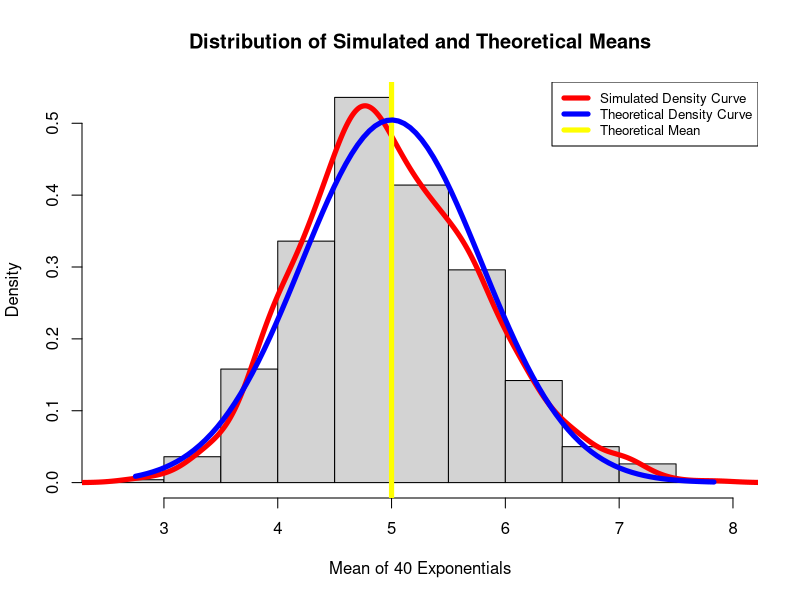
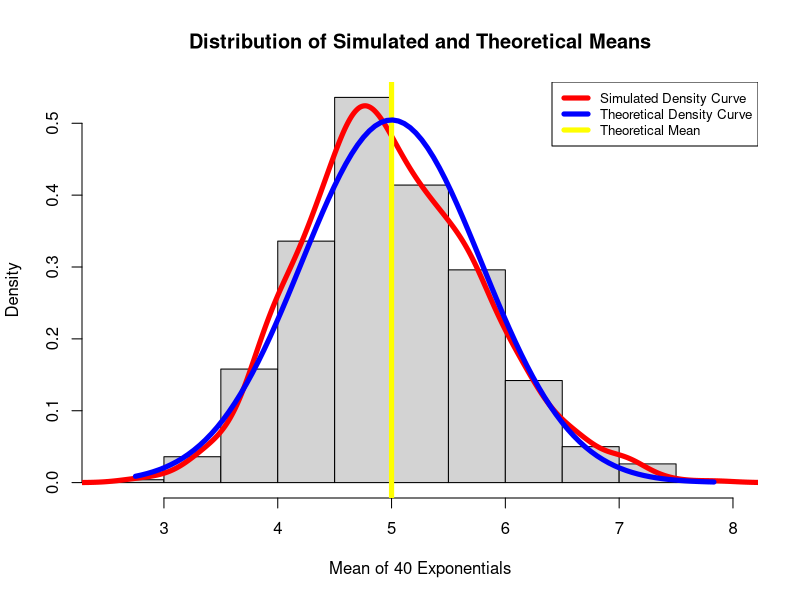

Write the R code that produced these figures, in order.
## ---- chunk 1
library("knitr")
library("plyr")
library("stringr")
library("ggplot2")
require("ggplot2")
opts_chunk$set(echo = TRUE)
opts_chunk$set(cache = TRUE)
opts_chunk$set(warnings = FALSE)
## ---- chunk 2
# Ensure that the random numbers are always the same by setting the seed
set.seed(3890) 
numberOfSimulations <- 1000
numberOfExponentials <- 40
lambda <- 0.2
## ---- chunk 3
simulationSetDF <- data.frame(mean=(numberOfSimulations))
for(simulationIndex in 1:numberOfSimulations){
  thisSimulationSet <- rexp(numberOfExponentials, lambda)
  simulationSetDF[simulationIndex, 1]<-mean(thisSimulationSet)
}
# Sample contents
head(simulationSetDF)
## ---- chunk 4
sampleMean <- mean(simulationSetDF$mean)
## ---- chunk 5
sampleMean
## ---- chunk 6
theoreticalMean <- 1/lambda
## ---- chunk 7
theoreticalMean
## ---- chunk 8
# plot histogram
hist(simulationSetDF$mean, probability = TRUE, main = "Distribution of Simulated and Theoretical Means", xlab = "Mean of 40 Exponentials")

# plot the density curve
lines(density(simulationSetDF$mean), col="red", lwd=5)

# plot theoretical mean
abline(v=theoreticalMean, col="yellow", lwd=5)

# capture first 100 means between the range of simulationSet 
sequenceOfMeans <- seq(min(simulationSetDF$mean), max(simulationSetDF$mean), length=100)

# capture the density
densities <- dnorm(sequenceOfMeans, mean=theoreticalMean, sd=theoreticalMean/sqrt(numberOfExponentials))

# plot theoretical density curve
lines(sequenceOfMeans,densities, col="blue", lwd=5)

# add legend
legend('topright',c('Simulated Density Curve','Theoretical Density Curve','Theoretical Mean'),cex=0.8,col=c('red','blue','yellow'),lty=1,lwd=5)
## ---- chunk 9
# theoretical variance
theoreticalVariance <- ((1/lambda)^2) / numberOfExponentials
## ---- chunk 10
theoreticalVariance
## ---- chunk 11
# sample variance
sampleVariance <- var(simulationSetDF$mean)
## ---- chunk 12
sampleVariance
## ---- chunk 13
# plot histogram
hist(simulationSetDF$mean, probability = TRUE, main = "Distribution of Simulated and Theoretical Means", xlab = "Mean of 40 Exponentials")

# plot the density curve
lines(density(simulationSetDF$mean), col="red", lwd=5)

# plot theoretical mean
abline(v=theoreticalMean, col="yellow", lwd=5)

# capture first 100 means between the range of simulationSet 
sequenceOfMeans <- seq(min(simulationSetDF$mean), max(simulationSetDF$mean), length=100)

# capture the density
densities <- dnorm(sequenceOfMeans, mean=theoreticalMean, sd=theoreticalMean/sqrt(numberOfExponentials))

# plot theoretical density curve
lines(sequenceOfMeans,densities, col="blue", lwd=5)

# add legend
legend('topright',c('Simulated Density Curve','Theoretical Density Curve','Theoretical Mean'),cex=0.8,col=c('red','blue','yellow'),lty=1,lwd=5)

